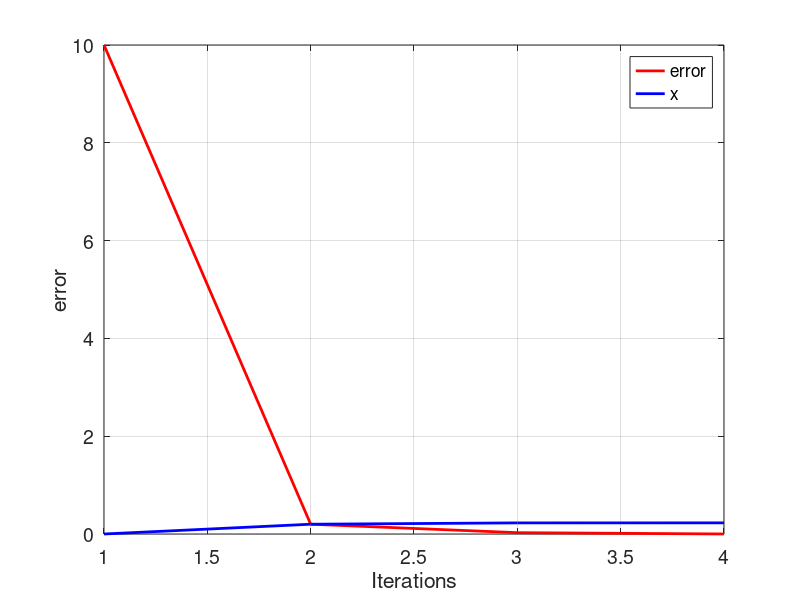

MATLAB code to generate this figure:
ini_val = 0
i = 1
e (i) = 10


while(e (i)> 0.001)
        if (i == 1 )
        x (i) = ini_val
end
 
     
    fx = sin (x (i)) + cos (x (i)) - 1.2
    fpx = cos (x (i)) - sin (x (i))
    
     x (i + 1 ) = (x (i)) - (fx / fpx)
    i = i + 1 ;
e (i) = abs (x (i- 1 ) -x (i));
    
    if (e (i) >  50 );
        break ; 
end
end

tamanio = size(e);
ite= 1:1:tamanio(2);

figure ('DefaultAxesFontsize', 14)
set (gcf, 'color', 'white');
plot(ite,e,'color',[1 0 0],'LineWidth',2);
grid on
hold on
plot(ite,x,'color',[0 0 1],'LineWidth',2)
xlabel('Iterations')
ylabel('error')
legend ('error','x')